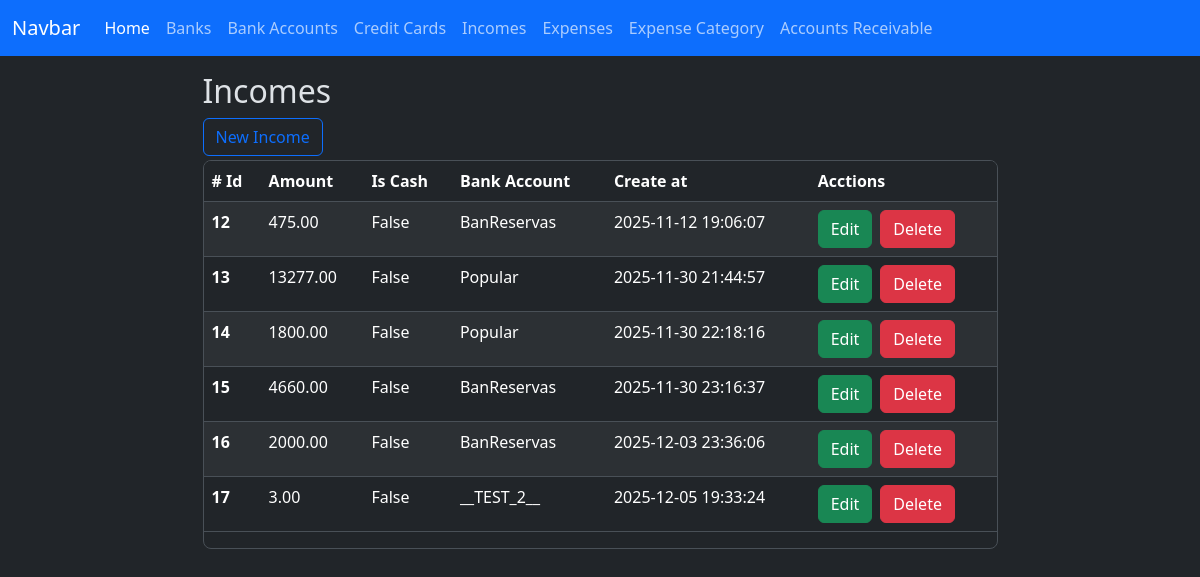
The page /incomes/index on the database as committed earlier.
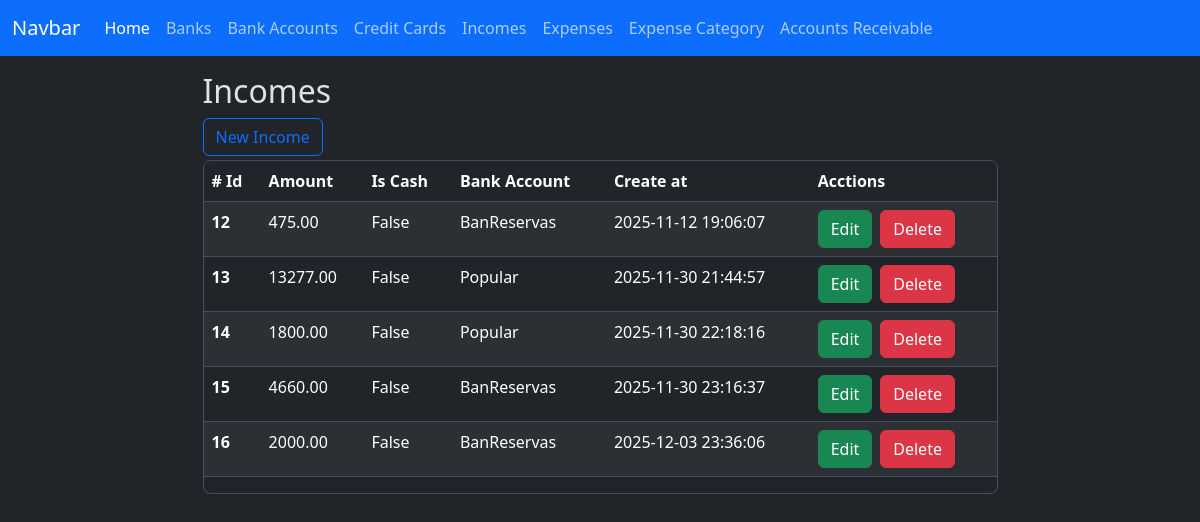
The same page on the database as committed later.
### app/models/income.py (models this page shows)
class Income(db.Model):
    __tablename__ = 'incomes'
    id = db.Column(db.Integer, primary_key=True)
    amount = db.Column(db.Numeric(10,2), nullable=False, default=0.00)
    is_cash = db.Column(db.Boolean, nullable=False, default=False)
    bank_account_id = db.Column(db.Integer, db.ForeignKey('bank_accounts.id'))
    created_at = db.Column(db.DateTime(timezone=True), server_default=func.now())
    updated_at = db.Column(db.DateTime(timezone=True), onupdate=func.now())
    bank_account = relationship('BankAccount', back_populates='incomes')

### app/models/bank_account.py (models this page shows)
class BankAccount(db.Model):
    __tablename__ = 'bank_accounts'
    id = db.Column(db.Integer, primary_key=True)
    nick_name = db.Column(db.String(120))
    amount_available = db.Column(db.Numeric(10, 2), nullable=False)
    is_active = db.Column(db.Boolean, default=True)
    account_number = db.Column(db.Integer, nullable=True)
    bank_id = db.Column(db.Integer, db.ForeignKey('banks.id'))
    created_at = db.Column(db.DateTime(timezone=True), server_default=func.now())
    updated_at = db.Column(db.DateTime(timezone=True), onupdate=func.now())
    bank = relationship('Bank', back_populates='bank_accounts')
    expenses = relationship('Expense', back_populates='bank_account')
    incomes = relationship('Income', back_populates='bank_account')
    loans = relationship('Loan', back_populates='bank_account')
    loan_payments = relationship('LoanPayment', back_populates='bank_account')

### app/routes/income_routes.py (the view)
@income_bp.route('/index', methods=['GET', 'POST'])
def index():
    incomes = Income.query.all()
    bank_accounts = BankAccount.query.all()
    context = {
        'incomes': incomes,
        'bank_accounts': bank_accounts
    }
    return render_template('incomes/index.html', **context)

### app/templates/incomes/index.html (shortened to what this page needs)
{% extends 'layout.html' %}
{% block content %}
    <div class="container w-75">
        <h2>Incomes</h2>
        <button type="button" class="btn btn-outline-primary" data-bs-toggle="modal" data-bs-target="#create-income">New Income</button>
        <div class="table-responsive overflow-y-auto border rounded-3 mt-1" style="max-height: 457px;">
            <table class="table table-striped  table-hover">
                <thead class="sticky-top">
                    <tr>
                    <th scope="col"># Id</th>
                    <th scope="col">Amount</th>
                    <th scope="col">Is Cash</th>
                    <th scope="col">Bank Account</th>
                    <th scope="col">Create at</th>
                    <th scope="col">Acctions</th>
                    </tr>
                </thead>
                <tbody>
                  {% for income in incomes %}
                    <tr>
                        <th scope="row">{{ income.id }}</th>
                        <td>{{ income.amount }}</td>
                        <td>{{ income.is_cash }}</td>
                        <td>{{ income.bank_account.nick_name }}</td>
                        <td>{{ income.created_at }}</td>
                        <td>
                            <div class="d-flex gap-2">
                                <button
                                    type="button"
                                    class="btn btn-success"
                                    data-bs-toggle="modal"
                                    data-bs-target="#edit-income"
                                    data-income-id="{{ income.id }}"
                                    data-amount="{{ income.amount }}"
                                    data-is-cash="{{ income.is_cash }}"
                                    data-bank-account-id="{{ income.bank_account_id }}"
                                >
                                Edit
                                </button>
                                <a href="{{ url_for('income.delete', id=income.id ) }}" class="btn btn-danger">Delete</a>
                            </div>
                        </td>
                    </tr>
                  {% endfor %}
                </tbody>
            </table>
        </div>
    </div>
<link href="https://cdn.jsdelivr.net/npm/@sweetalert2/theme-dark@5/dark.css" rel="stylesheet">
{% endblock %}

Rows that differ between the two databases and show on the page:
removed Income: id "17", amount "3.00", is_cash "False", bank_account.nick_name "__TEST_2__", created_at "2025-12-05 19:33:24"
